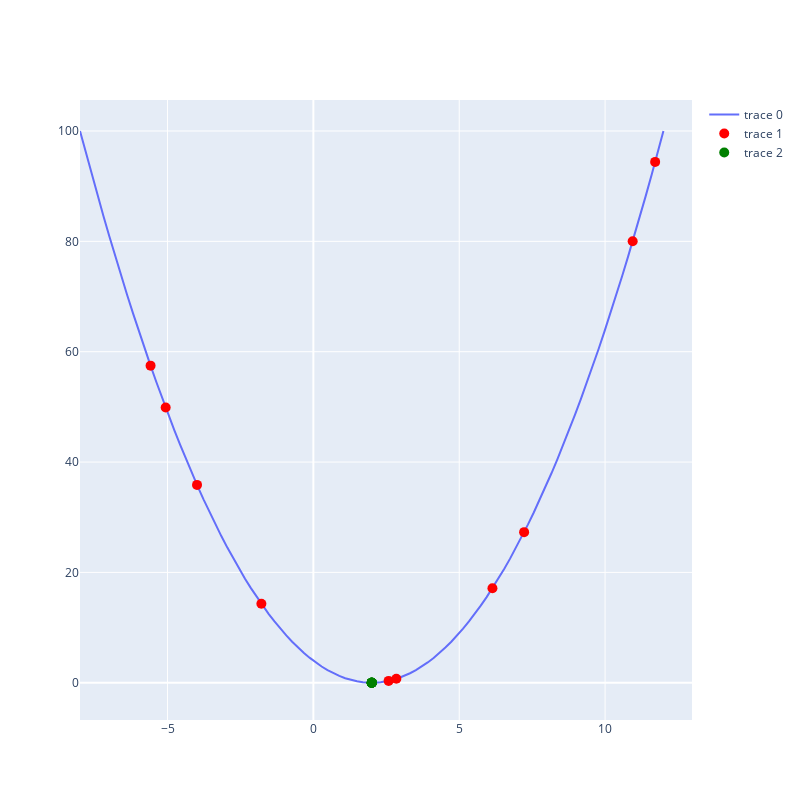

This figure's notebook cell:
### Code cell
res = [minimize(a, x0, method='BFGS') for x0 in guesses]

# plot the results
fig.add_trace(go.Scatter(x=[r.x[0] for r in res], y=[r.fun for r in res], mode='markers', marker=dict(size=10, color='green')))
fig.show()
